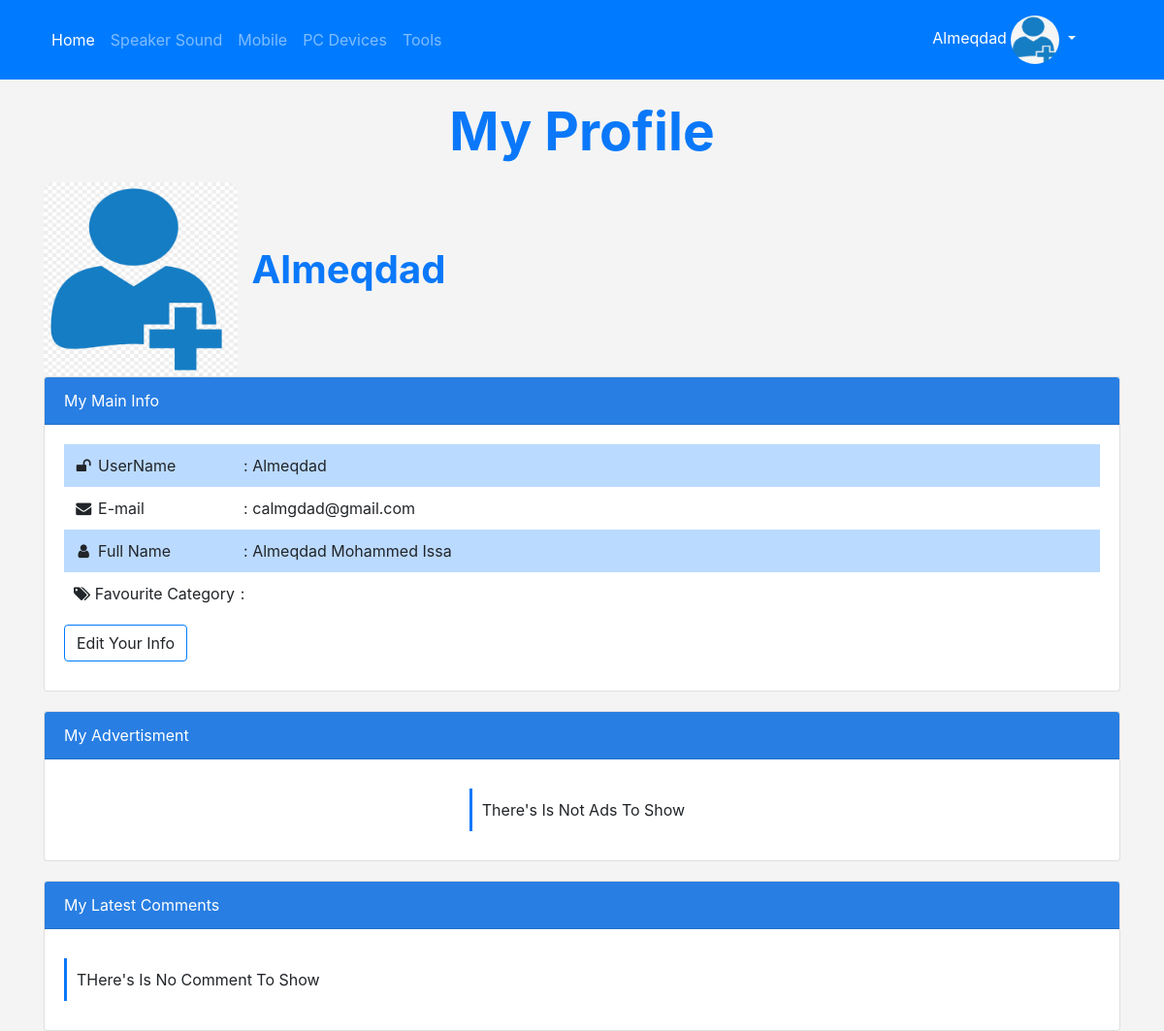
The app's page /profile.php (signed in) with its own data.
### tables this page shows
CREATE TABLE `categories` (
  `ID` int(11) NOT NULL,
  `Name` varchar(255) NOT NULL,
  `Description` text NOT NULL,
  `Parent` tinyint(11) NOT NULL DEFAULT 0,
  `Ordering` tinyint(11) NOT NULL,
  `Allow_Comment` int(11) NOT NULL,
  `Visibility` int(11) NOT NULL,
  `Allow_Ads` int(11) NOT NULL
);

CREATE TABLE `users` (
  `UserID` int(11) NOT NULL,
  `Username` varchar(255) NOT NULL,
  `FullName` varchar(255) NOT NULL,
  `Email` varchar(255) NOT NULL,
  `Password` varchar(255) NOT NULL,
  `RegStatus` int(11) NOT NULL DEFAULT 0,
  `RegDate` timestamp NOT NULL DEFAULT current_timestamp() ON UPDATE current_timestamp(),
  `GroupID` tinyint(11) NOT NULL DEFAULT 0,
  `Profile` varchar(255) NOT NULL
);

### init.php (called while the page is built, shortened)
<?php
    include 'Admin/connect.php';
    $sessionUser = '';
    if (isset($_SESSION['user'])) {
      $sessionUser = $_SESSION['user'];
    }
    $tpl  = 'includes/templates/';
    $css  = 'Layout/css/';
    $func = 'includes/Functions/';
    include $func . 'function.php';
    include $tpl . 'header.php';

### includes/Functions/function.php (called while the page is built, shortened)
<?php
function getALlFrom($feild , $table, $where = NULL , $and = NULL , $orderfeild , $orddering = "DESC") {
  global $con ;
  $getAll = $con->prepare("SELECT $feild FROM $table $where $and ORDER BY $orderfeild DESC  ");
  $getAll->execute();
  $all = $getAll->fetchAll();
  return $all;
}
 ?>

### profile.php (the view, shortened to what this page needs)
<?php
include 'init.php';
if (isset($_SESSION['user'])) {
    $getuser = $con->prepare("SELECT * FROM users WHERE Username = ?");
    $getuser->execute(array($sessionUser));
    $info = $getuser->fetch();
    $do = isset($_GET['do'])? $_GET['do'] : 'Profile';
    if ($do == 'Profile') {  ?>
      <h1 class="text-center">My Profile</h1>
      <div class="Inform ">
        <div class="container block">
          <div class="profileImage">
            <?php
                  if (empty($info['Profile'])): ?>
                  <img src="Admin/Uploads/Profile/Default.jpg" alt="Profile Image"></i>
                <?php else:
                  echo "<img src='Admin/Uploads/Profile/" . $info['Profile'] . "' alt='ProfileImage'/>";
                endif;
              ?>
              <span><?php echo $info['Username'] ?></span>
          </div>
          <div class="card " >
            <div class="card-header">
              My Main Info
            </div>
            <div class="card-body">
              <ul class="list-unstyled">
              <li>
                <i class="fa fa-unlock fa-fw"></i>
                <span>  UserName </span>: <?php echo $info['Username'] ?>
              </li>
              <li>
                <i class="fa fa-envelope fa-fw"></i>
                <span>E-mail </span>:  <?php echo $info['Email'] ?>
              </li>
              <li>
                <i class="fa fa-user fa-fw"></i>
                  <span>Full Name </span>: <?php echo $info['FullName'] ?>
              </li>
              <li>
                <i class="fa fa-tags"></i>
              <span>Favourite Category </span>:
              </li>
              </ul>
              <button class="btn btn-default ">Edit Your Info</button>
            </div>
          </div>
        </div>
        <div class="container block" id="my_ads">
          <div class="card " >
            <div class="card-header">
              My Advertisment
            </div>
            <div class="card-body">
              <div class="row">
                <?php
                $userid = $info['UserID'];
                $getAll = getALlFrom("*", "items", "WHERE Member_ID = {$userid}" , "" , "ID");
                if (! empty($getAll)) {
                  foreach ($getAll as $ads) {
                    echo "<div class='col-sm-6 col-md-3'>";
                      echo "<div class='thumbnail item-box'>";
                       echo "<span class='price-tag'>$" . $ads['Price'] . "</span>";
                       if ($ads['Approve'] == 0) {
                         echo "<span class='not_approve'>Not Approved</span>";
                       }
                       if (empty($ads['Image'])) {
                         echo "<img src='Layout/Images/one.jpg' class='card-img-top' />";
                       }else {
                         echo "<img src='Admin/Uploads/" . $ads['Image'] . "' class='card-img-top' />";
                       }
                        echo "<div class='caption'>";
                            echo "<h3 class=''><a href='product.php?productid=" . $ads['ID'] . "'>" . $ads['Name'] . "</a></h3>";
                            echo "<p class=''>" . $ads['Description'] . "</p>";
                            echo "<div class='Date'>" . $ads['Add_Date'] . "</div>";
                        echo "</div>";
                      echo "</div>";
                    echo "</div>";
                  }
                } else {
                  echo "<div class='custome-message'>There's Is Not Ads To Show </div>";
                }
                 ?>
              </div>
            </div>
          </div>
        </div>
        <div class="container block">
          <div class="card " >
            <div class="card-header">
              My Latest Comments
            </div>
            <div class="card-body">
              <?php
              $mycomment = getALlFrom("Comment" , "comments", "where User_ID = $userid", "", "C_ID");
              if (! empty($mycomment)) {
                foreach ($mycomment as $comment) {
                  echo "<p >" . $comment['Comment'] . "</p>";
                }
              } else {
                echo "<div class='custome-message'> THere's Is No Comment To Show </div>";
              }
               ?>
            </div>
          </div>
        </div>
      </div>
<?php }elseif ($do == 'Edit') {
    }elseif ($do == 'Update') {
      }else {
        echo "<div class=' alert alert-danger'> You Can't Browse This page Directly</div>";
      }
    }else {
  header("Location:Index.php");
  exit();
}
include $tpl . 'footer.php';
ob_end_flush(); ?>

### includes/templates/header.php (shortened to what this page needs)
<!DOCTYPE html>
<html lang="en" dir="ltr">
  <head>
    <link rel="stylesheet" href="<?php echo $css . 'bootstrap.css' ?>">
    <link rel="stylesheet" href="<?php echo $css . 'font-awesome.css' ?>">
    <link rel="stylesheet" href="<?php echo $css . 'front.css' ?>">
  </head>
  <body>
    <nav class="navbar navbar-expand-lg navbar-dark bg-primary">
      <div class="container " style="width:">
      <div class="collapse navbar-collapse" id="App-nav">
        <ul class="navbar-nav mr-auto">
          <li class="nav-item active">
            <a class="nav-link brand " href="Index.php">Home </a>
          </li>
          <?php
          $getALLcat = getALlFrom("*" , "categories", " where  Parent = 0", "" , "ID");
          foreach ($getALLcat as $cat) {
            echo "<li>
                      <a class='nav-link' href='categories.php?pageid=" . $cat['ID'] . "&pagename=" . str_replace(' ', '-', $cat['Name']) . "'>
                      " .  $cat['Name'] . "
                      </a>
                  </li>";
          }
           ?>
        </ul>
        <?php
          if (isset($_SESSION['user'])) {?>
            <div class="nav-item dropdown pull ProfileImage">
              <a class="nav-link  dropdown-toggle" href="#" id="navbarDropdown" role="button" data-toggle="dropdown" aria-haspopup="true" aria-expanded="false">
                <?php echo $sessionUser ?>
                <?php
                $onerecord = $con->prepare("SELECT UserID FROM users WHERE Username = ?");
                $onerecord->execute(array($sessionUser));
                $record = $onerecord->fetch();
                $uid  = $record['UserID'];
                $getImage = getALlFrom("*" ,"users" , "WHERE Username =  '$sessionUser' "  , "And UserID = '$uid'" , "UserID");
                    foreach ($getImage as $img) {
                      if (empty($img['Profile'])){
                        echo '<img src="Admin/Uploads/Profile/Default.jpg" alt="Profile Image"/>';
                      }else{
                      echo "<img src='Admin/Uploads/Profile/" . $img['Profile'] . "' alt='ProfileImage'/>";
                    }
                  }
                  ?>
              </a>
            </div>
      <?php
    }else {
        echo "<div class='btn btn-default'  data-toggle='modal' data-target='#mymodal' style='color:#FFF;cursor:pointer'>Sign In | Sign Up</div>";
      }
         ?>
    </div>
    </nav>

### Layout/css/front.css (style rules this page uses)
body { background: #f4f4f4; font-size: 16px }
.custome-message { padding: 10px; margin: 10px auto; background-color: #FFF; border-left: 3px solid #0a78f9; }
.navbar { border-radius: 0; z-index: 9999 }
.pull { position: relative; right: 30px; }
.ProfileImage img { width: 50px; height: 50px; border-radius: 100px }
.nav-link { display: block; padding: 0.5rem 1rem; color: #fff; }
h1 { font-size: 55px; margin: 20px 0; font-weight: bold; color: #0a78f9 }
.Inform .block { margin-top: 20px }
.block .profileImage img { width: 200px; height: 200px; border-radius: 10px }
.block .profileImage span { font-size: 40px; position: relative; bottom: ; left: 10px; color: #0a78f9; font-weight: bold; }
.block .card-header { background-color: #287ee2; color: #FFF; }
.Inform ul { padding: 0; margin: 0; }
.Inform ul li { padding: 10px; }
.Inform ul li span { width: 150px; display: inline-block; }
.Inform ul li:nth-child(odd) { background-color: #bbdaff; }
.Inform .btn { margin-top: 10px; margin-bottom: 10px; border: 1px solid #007bfe }

### records on screen
categories: Name "Speaker Sound"
categories: Name "Mobile"
categories: Name "PC Devices"
categories: Name "Tools"
users: Username "Almeqdad", Email "calmgdad@gmail.com", FullName "Almeqdad Mohammed Issa"

### other values on screen
$sessionUser "Almeqdad"
